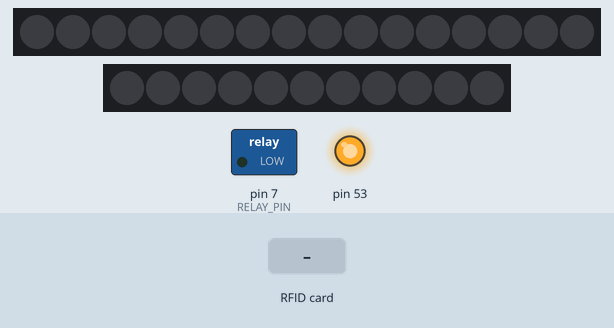
Bench run of a sketch on a simulated Arduino Mega 2560, built with avr-gcc and run on an emulated ATmega2560. On the bench: 16 RGB LEDs in strip order, left to right, 11 RGB LEDs in strip order, left to right, switched loads named in the sketch (green lamp = pin HIGH), output pins drawn as LEDs (lit = HIGH). Inputs (shaded band) come from the test bench. The audio player accepts every command and is not drawn; what the sketch prints to the serial monitor is not drawn.

Above: at 1.7 s.
1.8 s: RFID card 5E 7A 19 C4 held to the reader
At 1.83 s:
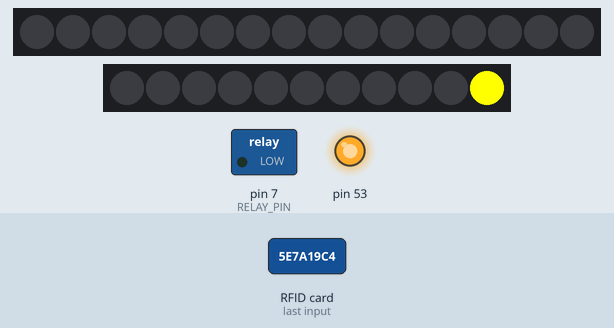
At 3.68 s:
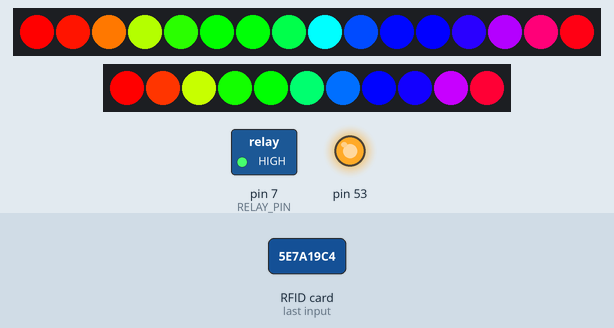
Timing chart, 0 to 5.2 s (numbered marks = the images above; inputs shaded):
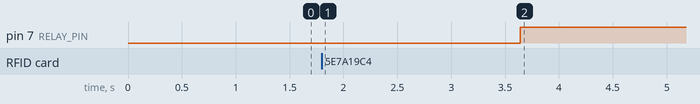

The sketch:

MagicBand_v1.ino
```cpp
/*
   Magic Band — RFID-triggered LED ring and relay controller
   Target: Arduino Nano

   ── Pin Map ─────────────────────────────────────────────────────────────
   MFRC522 (SPI, fixed):
     RST → D9  |  SS → D10  |  MOSI → D11  |  MISO → D12  |  SCK → D13

   DFPlayer Mini (SoftwareSerial — D2/D3 avoid SPI pin conflicts):
     D2 → DFPlayer RX  |  D3 ← DFPlayer TX

   Relay      → D7
   Outer LEDs → D5
   Inner LEDs → D6
*/

#include <Adafruit_NeoPixel.h>
#ifdef __AVR__
#include <avr/power.h>
#endif
#include <SoftwareSerial.h>
#include <DFRobotDFPlayerMini.h>
#include <SPI.h>
#include <MFRC522.h>

// ── LED Strip Configuration ────────────────────────────────────────────────
// Change these when cutting strips to a different length — nothing else needs updating
#define OUTER_LEDS  16
#define INNER_LEDS  11

const uint8_t PIN_OUTER = 5;
const uint8_t PIN_INNER = 6;

Adafruit_NeoPixel outerRing(OUTER_LEDS, PIN_OUTER, NEO_GRB + NEO_KHZ800);
Adafruit_NeoPixel innerRing(INNER_LEDS, PIN_INNER, NEO_GRB + NEO_KHZ800);

// ── RFID ──────────────────────────────────────────────────────────────────
const uint8_t RST_PIN = 9;
const uint8_t SS_PIN  = 10;
MFRC522 mfrc522(SS_PIN, RST_PIN);

// ── DFPlayer Mini ─────────────────────────────────────────────────────────
const uint8_t PIN_MP3_TX = 2;   // D2 → DFPlayer RX
const uint8_t PIN_MP3_RX = 3;   // D3 ← DFPlayer TX
SoftwareSerial softwareSerial(PIN_MP3_RX, PIN_MP3_TX);
DFRobotDFPlayerMini player;
bool playerReady = false;

// ── Hardware ──────────────────────────────────────────────────────────────
const uint8_t RELAY_PIN  = 7;
const int     SPIN_SPEED = 50;  // ms per step in chase animation

// Colors — adjust to taste
const uint8_t R_IDLE   = 255, G_IDLE   = 255, B_IDLE   = 0;    // yellow
const uint8_t R_ACCESS =   0, G_ACCESS = 255, B_ACCESS  = 0;   // green (reserved for UID-gated use)

// ── State ─────────────────────────────────────────────────────────────────
int scanCount = 0;  // even → ON (rainbow); odd → OFF

//*******************************************************************************//

void setup() {
  Serial.begin(9600);
  // Allow up to 2 s for IDE serial monitor; skips automatically in standalone
  unsigned long t0 = millis();
  while (!Serial && millis() - t0 < 2000);

  softwareSerial.begin(9600);
  SPI.begin();
  mfrc522.PCD_Init();
  mfrc522.PCD_DumpVersionToSerial();

  pinMode(RELAY_PIN, OUTPUT);
  digitalWrite(RELAY_PIN, LOW);

  if (player.begin(softwareSerial)) {
    player.volume(20);
    playerReady = true;
    Serial.println(F("DFPlayer ready"));
  } else {
    Serial.println(F("DFPlayer not found — check wiring on D2/D3"));
  }

  outerRing.begin();
  innerRing.begin();
  outerRing.show();
  innerRing.show();

  Serial.println(F("Ready."));
}

//*******************************************************************************//

void ledsOff() {
  outerRing.fill(0);
  outerRing.show();
  innerRing.fill(0);
  innerRing.show();
}

// All LEDs to access color — wire to a specific UID check when needed
void ledsAccess() {
  for (int i = 0; i < outerRing.numPixels(); i++)
    outerRing.setPixelColor(i, outerRing.Color(R_ACCESS, G_ACCESS, B_ACCESS));
  for (int i = 0; i < innerRing.numPixels(); i++)
    innerRing.setPixelColor(i, innerRing.Color(R_ACCESS, G_ACCESS, B_ACCESS));
  outerRing.show();
  innerRing.show();
}

// Chase animation down the inner ring; wraps to strip length automatically
void spinAnimation() {
  for (int i = innerRing.numPixels() - 1; i >= 0; i--) {
    if (i < innerRing.numPixels() - 1)
      innerRing.setPixelColor(i + 1, 0);
    innerRing.setPixelColor(i, innerRing.Color(R_IDLE, G_IDLE, B_IDLE));
    innerRing.show();
    delay(SPIN_SPEED);
  }
  innerRing.setPixelColor(0, 0);
  innerRing.show();
  delay(SPIN_SPEED);
}

void toggleRelay() {
  bool on = digitalRead(RELAY_PIN) == HIGH;
  digitalWrite(RELAY_PIN, on ? LOW : HIGH);
  Serial.println(on ? F("Relay off") : F("Relay on"));
}

static uint32_t colorWheel(byte pos) {
  if (pos < 85)
    return outerRing.Color(pos * 3, 255 - pos * 3, 0);
  if (pos < 170) {
    pos -= 85;
    return outerRing.Color(255 - pos * 3, 0, pos * 3);
  }
  pos -= 170;
  return outerRing.Color(0, pos * 3, 255 - pos * 3);
}

// Wheel-based rainbow — available for future triggers
void rainbow(uint8_t wait) {
  for (uint8_t j = 0; j < 255; j++) {
    for (int i = 0; i < outerRing.numPixels(); i++)
      outerRing.setPixelColor(i, colorWheel((i + j) & 255));
    for (int i = 0; i < innerRing.numPixels(); i++)
      innerRing.setPixelColor(i, colorWheel((i + j) & 255));
    outerRing.show();
    innerRing.show();
    delay(wait);
  }
}

// Smooth HSV rainbow, gamma-corrected
void rainbow2(int wait) {
  for (long hue = 0; hue < 5 * 65536L; hue += 256) {
    for (int i = 0; i < outerRing.numPixels(); i++) {
      long pixelHue = hue + (i * 65536L / outerRing.numPixels());
      outerRing.setPixelColor(i, outerRing.gamma32(outerRing.ColorHSV(pixelHue)));
    }
    for (int i = 0; i < innerRing.numPixels(); i++) {
      long pixelHue = hue + (i * 65536L / innerRing.numPixels());
      innerRing.setPixelColor(i, innerRing.gamma32(innerRing.ColorHSV(pixelHue)));
    }
    outerRing.show();
    innerRing.show();
    delay(wait);
  }
}

// Read first/last name stored on card and print to serial
// Soft failures print a blank field; RFID halt is handled by the caller
void readGuestName() {
  MFRC522::MIFARE_Key key;
  for (byte i = 0; i < 6; i++) key.keyByte[i] = 0xFF;

  byte buffer[18];
  byte len;
  MFRC522::StatusCode status;

  Serial.print(F("Name: "));

  // First name — block 4
  len = 18;
  status = mfrc522.PCD_Authenticate(MFRC522::PICC_CMD_MF_AUTH_KEY_A, 4, &key, &(mfrc522.uid));
  if (status == MFRC522::STATUS_OK) {
    status = mfrc522.MIFARE_Read(4, buffer, &len);
    if (status == MFRC522::STATUS_OK)
      for (uint8_t i = 0; i < 16; i++)
        if (buffer[i] != 32) Serial.write(buffer[i]);
  }
  Serial.print(' ');

  // Last name — block 1
  len = 18;
  status = mfrc522.PCD_Authenticate(MFRC522::PICC_CMD_MF_AUTH_KEY_A, 1, &key, &(mfrc522.uid));
  if (status == MFRC522::STATUS_OK) {
    status = mfrc522.MIFARE_Read(1, buffer, &len);
    if (status == MFRC522::STATUS_OK)
      for (uint8_t i = 0; i < 16; i++)
        if (buffer[i] != 32) Serial.write(buffer[i]);
  }
  Serial.println();
}

//*******************************************************************************//

void loop() {
  if (!mfrc522.PICC_IsNewCardPresent()) return;
  if (!mfrc522.PICC_ReadCardSerial())   return;

  Serial.print(F("Card detected — UID:"));
  for (byte i = 0; i < mfrc522.uid.size; i++) {
    Serial.print(' ');
    if (mfrc522.uid.uidByte[i] < 0x10) Serial.print('0');
    Serial.print(mfrc522.uid.uidByte[i], HEX);
  }
  Serial.println();

  // Animate, toggle relay, set light state for this scan
  spinAnimation();
  spinAnimation();
  spinAnimation();
  toggleRelay();

  if ((scanCount % 2) == 0) {
    rainbow2(10);
  } else {
    ledsOff();
  }
  scanCount++;

  if (playerReady) player.play(1);
  delay(2500);

  readGuestName();

  mfrc522.PICC_HaltA();
  mfrc522.PCD_StopCrypto1();
}

//*******************************************************************************//
```

Measured:
- after the input at 1.8 s, pin 7 (RELAY_PIN): LOW → HIGH after 1.8 s; the LEDs: change at once (image 1)
